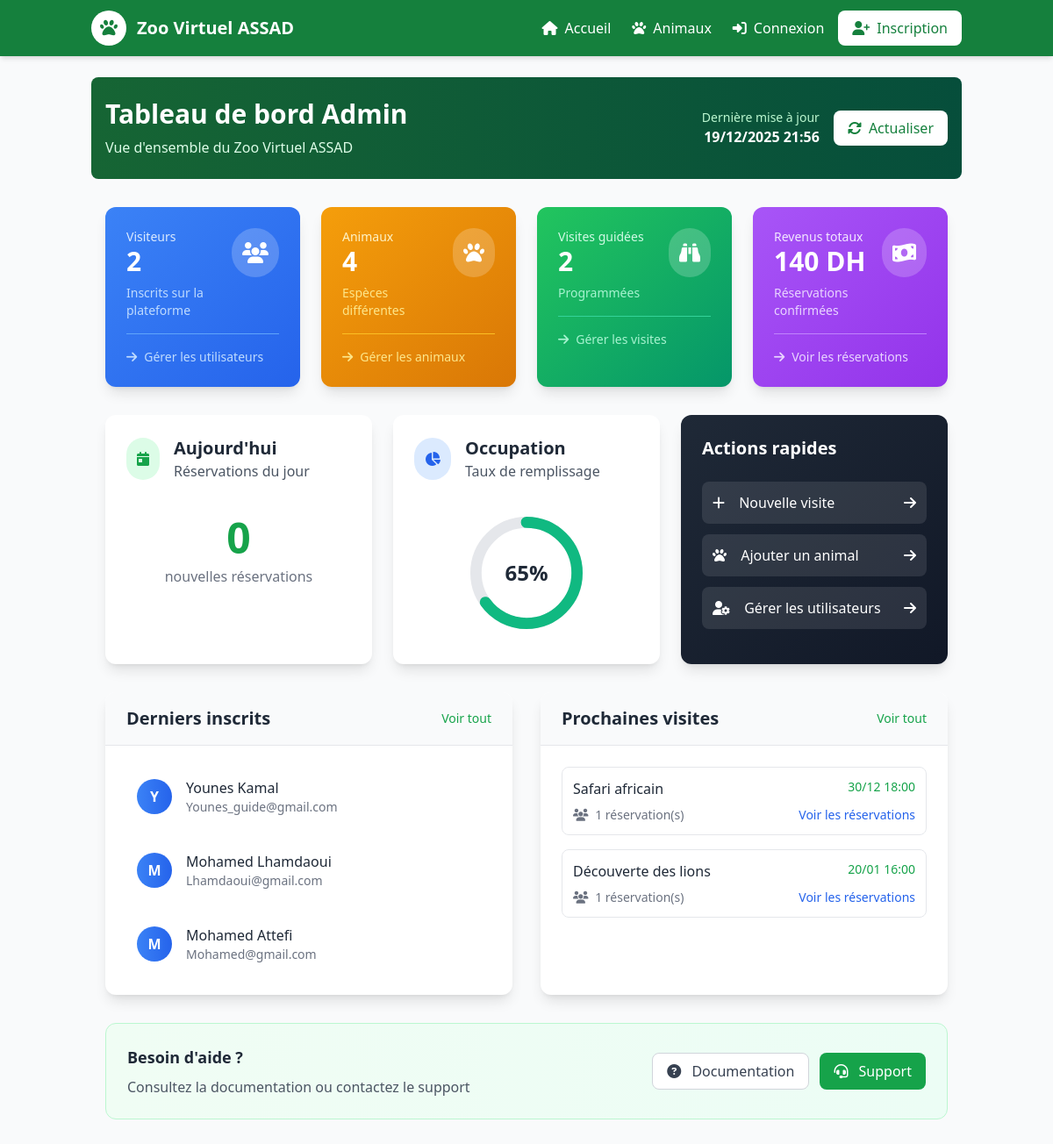
Screenshot of /admin/dashboard.php with the database file from the repository.
### tables this page shows
CREATE TABLE utilisateurs (
    id INT AUTO_INCREMENT PRIMARY KEY,
    nom VARCHAR(100) NOT NULL,
    email VARCHAR(150) UNIQUE NOT NULL,
    role ENUM('visiteur','guide') NOT NULL,
    motpasse_hash VARCHAR(255) NOT NULL,
    statut ENUM('actif','desactive','en_attente') DEFAULT 'en_attente'
);

### admin/dashboard.php (the view, shortened to what this page needs)
<?php
include '../includes/header.php';
include '../includes/db.php';
$total_visiteurs = $conn->query("SELECT COUNT(*) as total FROM utilisateurs WHERE role='visiteur'")->fetch_assoc()['total'];
$total_animaux = $conn->query("SELECT COUNT(*) as total FROM animaux")->fetch_assoc()['total'];
$total_visites = $conn->query("SELECT COUNT(*) as total FROM visitesguidees")->fetch_assoc()['total'];
$reservations_today = $conn->query("SELECT COUNT(*) as total FROM reservations WHERE DATE(datereservation) = CURDATE()")->fetch_assoc()['total'];
$total_revenue = $conn->query("
    SELECT SUM(v.prix * r.nbpersonnes) as total
    FROM reservations r
    JOIN visitesguidees v ON r.idvisite = v.id")->fetch_assoc()['total'] ?? 0;
$latest_users = $conn->query("SELECT nom, email FROM utilisateurs ORDER BY nom DESC LIMIT 5");
$upcoming_visits = $conn->query("
    SELECT titre, dateheure, COUNT(r.id) as reservations
    FROM visitesguidees v
    LEFT JOIN reservations r ON v.id = r.idvisite
    WHERE v.dateheure >= CURDATE()
    GROUP BY v.id
    ORDER BY v.dateheure ASC
    LIMIT 5
");
?>
<div class="py-6 bg-gradient-to-r from-green-800 to-emerald-900 text-white rounded-lg mb-8">
    <div class="max-w-7xl mx-auto px-4">
        <div class="flex flex-col md:flex-row justify-between items-center">
            <div>
                <h1 class="text-3xl font-bold mb-2">Tableau de bord Admin</h1>
                <p class="text-green-100">Vue d'ensemble du Zoo Virtuel ASSAD</p>
            </div>
            <div class="mt-4 md:mt-0 flex items-center space-x-4">
                <div class="text-right">
                    <p class="text-sm text-green-200">Dernière mise à jour</p>
                    <p class="font-bold"><?php echo date('d/m/Y H:i'); ?></p>
                </div>
                <button class="bg-white text-green-700 px-4 py-2 rounded-lg font-medium hover:bg-green-50 transition">
                    <i class="fas fa-sync-alt mr-2"></i>Actualiser
                </button>
            </div>
        </div>
    </div>
</div>
<div class="max-w-7xl mx-auto px-4 mb-10">
    <div class="grid grid-cols-1 sm:grid-cols-2 lg:grid-cols-4 gap-6 mb-8">
        <div class="bg-gradient-to-br from-blue-500 to-blue-600 text-white rounded-xl shadow-lg p-6 transform hover:-translate-y-2 transition-transform duration-300">
            <div class="flex justify-between items-start">
                <div>
                    <p class="text-blue-100 text-sm">Visiteurs</p>
                    <p class="text-3xl font-bold"><?php echo number_format($total_visiteurs); ?></p>
                    <p class="text-blue-200 text-sm mt-2">Inscrits sur la plateforme</p>
                </div>
                <div class="bg-white/20 p-3 rounded-full">
                    <i class="fas fa-users text-2xl"></i>
                </div>
            </div>
            <div class="mt-4 pt-4 border-t border-blue-400">
                <a href="utilisateurs.php" class="text-sm text-blue-200 hover:text-white flex items-center">
                    <i class="fas fa-arrow-right mr-2"></i>
                    Gérer les utilisateurs
                </a>
            </div>
        </div>
        <div class="bg-gradient-to-br from-amber-500 to-amber-600 text-white rounded-xl shadow-lg p-6 transform hover:-translate-y-2 transition-transform duration-300">
            <div class="flex justify-between items-start">
                <div>
                    <p class="text-amber-100 text-sm">Animaux</p>
                    <p class="text-3xl font-bold"><?php echo number_format($total_animaux); ?></p>
                    <p class="text-amber-200 text-sm mt-2">Espèces différentes</p>
                </div>
                <div class="bg-white/20 p-3 rounded-full">
                    <i class="fas fa-paw text-2xl"></i>
                </div>
            </div>
            <div class="mt-4 pt-4 border-t border-amber-400">
                <a href="animaux.php" class="text-sm text-amber-200 hover:text-white flex items-center">
                    <i class="fas fa-arrow-right mr-2"></i>
                    Gérer les animaux
                </a>
            </div>
        </div>
        <div class="bg-gradient-to-br from-green-500 to-emerald-600 text-white rounded-xl shadow-lg p-6 transform hover:-translate-y-2 transition-transform duration-300">
            <div class="flex justify-between items-start">
                <div>
                    <p class="text-emerald-100 text-sm">Visites guidées</p>
                    <p class="text-3xl font-bold"><?php echo number_format($total_visites); ?></p>
                    <p class="text-emerald-200 text-sm mt-2">Programmées</p>
                </div>
                <div class="bg-white/20 p-3 rounded-full">
                    <i class="fas fa-binoculars text-2xl"></i>
                </div>
            </div>
            <div class="mt-4 pt-4 border-t border-emerald-400">
                <a href="visites.php" class="text-sm text-emerald-200 hover:text-white flex items-center">
                    <i class="fas fa-arrow-right mr-2"></i>
                    Gérer les visites
                </a>
            </div>
        </div>
        <div class="bg-gradient-to-br from-purple-500 to-purple-600 text-white rounded-xl shadow-lg p-6 transform hover:-translate-y-2 transition-transform duration-300">
            <div class="flex justify-between items-start">
                <div>
                    <p class="text-purple-100 text-sm">Revenus totaux</p>
                    <p class="text-3xl font-bold"><?php echo number_format($total_revenue, 0); ?> DH</p>
                    <p class="text-purple-200 text-sm mt-2">Réservations confirmées</p>
                </div>
                <div class="bg-white/20 p-3 rounded-full">
                    <i class="fas fa-money-bill-wave text-2xl"></i>
                </div>
            </div>
            <div class="mt-4 pt-4 border-t border-purple-400">
                <a href="reservations.php" class="text-sm text-purple-200 hover:text-white flex items-center">
                    <i class="fas fa-arrow-right mr-2"></i>
                    Voir les réservations
                </a>
            </div>
        </div>
    </div>
    <div class="grid grid-cols-1 md:grid-cols-3 gap-6 mb-8">
        <div class="bg-white rounded-xl shadow-lg p-6">
            <div class="flex items-center mb-6">
                <div class="bg-green-100 p-3 rounded-full mr-4">
                    <i class="fas fa-calendar-day text-green-600"></i>
                </div>
                <div>
                    <h3 class="text-xl font-bold text-gray-800">Aujourd'hui</h3>
                    <p class="text-gray-600">Réservations du jour</p>
                </div>
            </div>
            <div class="text-center py-4">
                <p class="text-5xl font-bold text-green-600"><?php echo $reservations_today; ?></p>
                <p class="text-gray-500 mt-2">nouvelles réservations</p>
            </div>
        </div>
        <div class="bg-white rounded-xl shadow-lg p-6">
            <div class="flex items-center mb-6">
                <div class="bg-blue-100 p-3 rounded-full mr-4">
                    <i class="fas fa-chart-pie text-blue-600"></i>
                </div>
                <div>
                    <h3 class="text-xl font-bold text-gray-800">Occupation</h3>
                    <p class="text-gray-600">Taux de remplissage</p>
                </div>
            </div>
            <div class="text-center py-4">
                <div class="relative w-32 h-32 mx-auto">
                    <svg class="w-full h-full" viewBox="0 0 100 100">
                        <circle cx="50" cy="50" r="45" fill="none" stroke="#e5e7eb" stroke-width="10"/>
                        <circle cx="50" cy="50" r="45" fill="none" stroke="#10b981" stroke-width="10"
                                stroke-dasharray="282.74"
                                stroke-dashoffset="<?php echo 282.74 * (1 - 0.65); ?>"
                                stroke-linecap="round" transform="rotate(-90 50 50)"/>
                    </svg>
                    <div class="absolute inset-0 flex items-center justify-center">
                        <span class="text-2xl font-bold text-gray-800">65%</span>
                    </div>
                </div>
            </div>
        </div>
        <div class="bg-gradient-to-br from-gray-800 to-gray-900 text-white rounded-xl shadow-lg p-6">
            <h3 class="text-xl font-bold mb-6">Actions rapides</h3>
            <div class="space-y-3">
                <a href="visites.php?action=add" class="flex items-center justify-between p-3 bg-white/10 hover:bg-white/20 rounded-lg transition">
                    <span>
                        <i class="fas fa-plus mr-3"></i>
                        Nouvelle visite
                    </span>
                    <i class="fas fa-arrow-right"></i>
                </a>
                <a href="animaux.php?action=add" class="flex items-center justify-between p-3 bg-white/10 hover:bg-white/20 rounded-lg transition">
                    <span>
                        <i class="fas fa-paw mr-3"></i>
                        Ajouter un animal
                    </span>
                    <i class="fas fa-arrow-right"></i>
                </a>
                <a href="utilisateurs.php" class="flex items-center justify-between p-3 bg-white/10 hover:bg-white/20 rounded-lg transition">
                    <span>
                        <i class="fas fa-user-cog mr-3"></i>
                        Gérer les utilisateurs
                    </span>
                    <i class="fas fa-arrow-right"></i>
                </a>
            </div>
        </div>
    </div>
    <div class="grid md:grid-cols-2 gap-8">
        <div class="bg-white rounded-xl shadow-lg overflow-hidden">
            <div class="px-6 py-4 bg-gray-50 border-b">
                <div class="flex justify-between items-center">
                    <h3 class="text-xl font-bold text-gray-800">Derniers inscrits</h3>
                    <a href="utilisateurs.php" class="text-sm text-green-600 hover:text-green-800">
                        Voir tout
                    </a>
                </div>
            </div>
            <div class="p-6">
                <div class="space-y-4">
                    <?php if ($latest_users->num_rows > 0): ?>
                        <?php while($user = $latest_users->fetch_assoc()):
                        ?>
                        <div class="flex items-center justify-between p-3 hover:bg-gray-50 rounded-lg transition">
                            <div class="flex items-center">
                                <div class="w-10 h-10 bg-gradient-to-r from-blue-500 to-blue-600 rounded-full flex items-center justify-center text-white font-bold mr-4">
                                    <?php echo strtoupper(substr($user['nom'], 0, 1)); ?>
                                </div>
                                <div>
                                    <p class="font-medium text-gray-800"><?php echo htmlspecialchars($user['nom']); ?></p>
                                    <p class="text-sm text-gray-500"><?php echo htmlspecialchars($user['email']); ?></p>
                                </div>
                            </div>
                        </div>
                        <?php endwhile; ?>
                    <?php endif; ?>
                </div>
            </div>
        </div>
        <div class="bg-white rounded-xl shadow-lg overflow-hidden">
            <div class="px-6 py-4 bg-gray-50 border-b">
                <div class="flex justify-between items-center">
                    <h3 class="text-xl font-bold text-gray-800">Prochaines visites</h3>
                    <a href="visites.php" class="text-sm text-green-600 hover:text-green-800">
                        Voir tout
                    </a>
                </div>
            </div>
            <div class="p-6">
                <div class="space-y-4">
                    <?php if ($upcoming_visits->num_rows > 0): ?>
                        <?php while($visit = $upcoming_visits->fetch_assoc()):
                            $visit_date = date('d/m H:i', strtotime($visit['dateheure']));
                            $reservation_count = $visit['reservations'] ?? 0;
                        ?>
                        <div class="p-3 border border-gray-200 rounded-lg hover:border-green-300 transition">
                            <div class="flex justify-between items-start mb-2">
                                <h4 class="font-medium text-gray-800"><?php echo htmlspecialchars($visit['titre']); ?></h4>
                                <span class="text-sm text-green-600 font-medium"><?php echo $visit_date; ?></span>
                            </div>
                            <div class="flex items-center justify-between">
                                <span class="text-sm text-gray-500">
                                    <i class="fas fa-users mr-1"></i>
                                    <?php echo $reservation_count; ?> réservation(s)
                                </span>
                                <a href="reservations.php?visite=<?php echo $visit['id'] ?? ''; ?>" class="text-sm text-blue-600 hover:text-blue-800">
                                    Voir les réservations
                                </a>
                            </div>
                        </div>
                        <?php endwhile; ?>
                    <?php endif; ?>
                </div>
            </div>
        </div>
    </div>
    <div class="mt-8 bg-gradient-to-r from-green-50 to-emerald-50 rounded-xl p-6 border border-green-200">
        <div class="flex flex-col md:flex-row justify-between items-center">
            <div>
                <h3 class="text-lg font-bold text-gray-800 mb-2">Besoin d'aide ?</h3>
                <p class="text-gray-600">Consultez la documentation ou contactez le support</p>
            </div>
            <div class="flex space-x-3 mt-4 md:mt-0">
                <button class="bg-white text-gray-700 border border-gray-300 px-4 py-2 rounded-lg hover:bg-gray-50 transition">
                    <i class="fas fa-question-circle mr-2"></i>
                    Documentation
                </button>
                <button class="bg-green-600 text-white px-4 py-2 rounded-lg hover:bg-green-700 transition">
                    <i class="fas fa-headset mr-2"></i>
                    Support
                </button>
            </div>
        </div>
    </div>
</div>

### rows the page displays
utilisateurs: nom "Y", nom "Younes Kamal", email "Younes_guide@gmail.com"
utilisateurs: nom "M", nom "Mohamed Lhamdaoui", email "Lhamdaoui@gmail.com"
utilisateurs: nom "M", nom "Mohamed Attefi", email "Mohamed@gmail.com"

### other values shown
$total_visiteurs "2"
$total_animaux "4"
$total_visites "2"
$total_revenue "140"
$reservations_today "0"
$visit['titre'] "Safari africain"
$visit_date "30/12 18:00"
$reservation_count "1"
$visit['titre'] "Découverte des lions"
$visit_date "20/01 16:00"
